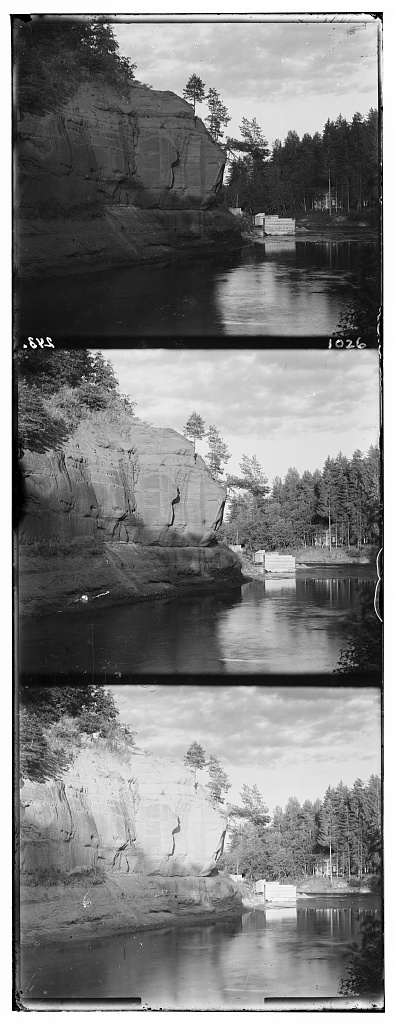
%> input picture Photos/00172v.jpg, 396 x 1024 px
$ octave lab4.m   (GNU Octave 9; MATLAB toolbox functions it lacks are replaced by stand-ins)
%> lines starting %> are read from the running program, lines starting %| are printed output that depends on the picture
### offset.m
function [ imgOffset ] = offset( firstImage, secondImage )
%SHIFT Calculates the offset needed between two images


firstImage = double(firstImage);
secondImage = double(secondImage);

min = inf; %First result must be less than infinity

%Find the smallest offset of all shifts (maximim 10x10)
%by sum of squared difference
for x = -10:10
    for y = -10:10
        temp = circshift(firstImage, [x y]);
        sumSquaredDifferenses = sum(sum((secondImage-temp).^2));
        if sumSquaredDifferenses < min
            min = sumSquaredDifferenses;
            imgOffset = [x y];
        end
    end
end

end

### findOffset.m
function [ imageOffset ] = findOffset( firstImage, secondImage, level )
%PYRAMIDSHIFT Find the offset between two images. If an image is big, the
%offset is found by a smaller version of the image.

%Resize the image to find the shift faster
firstImage = imresize(firstImage, 0.5^level);
secondImage = imresize(secondImage, 0.5^level);

%Find the offset of the smaller image
firstOffset = offset(firstImage, secondImage);
%Multiply the offset by the differense in size
imageOffset = firstOffset*2^level;

end

### lab4.m
% Lab 4 - TNM087
% Petra 謍lin (petoh078)
% January 2015

%% READ IMAGE
clear all
close all
tic
allImages = imread('Photos/00172v.jpg');
%> allImages is the input picture: size 1024x396 uint8; min 0, max 255, mean 127.5

[height, width] = size(allImages);
%> height = 1024; width = 396

%% CROPP
%Find the padding on the right side of the image and assume that the
%padding on the other sides are the same.
corner = allImages(1:height*0.1,1:width*0.1);
edgeImage = edge(corner,'canny', 0.01);

[x, y] = find(edgeImage>mean(edgeImage(:)), 1, 'last');
%> x = 101; y = 38
padding = y;
%> padding = 38

%Cropp the image according to the padding found above.
height = floor(height/3);
%> height = 341
BlueImage = allImages(padding:height-padding,padding:width-padding);
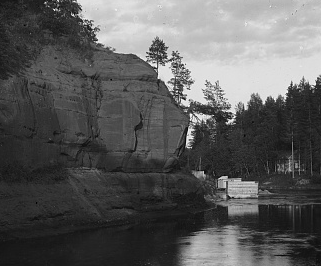
%> BlueImage: size 266x321 uint8; min 0, max 255, mean 90.5
GreenImage = allImages(height+padding:height*2-padding,padding:width-padding);
RedImage = allImages(height*2+padding:height*3-padding,padding:width-padding);


%% ALIGN
%Align the red and blue images to the green channel.

%If the image is big, find how many times (levels) the image must be half
%to become a reasonable size (300 pixels) to find a shift.
level = floor(log2(width/300));
%> level = 0

imgOffsetRed = findOffset(RedImage, GreenImage, level);
%> after the loop in offset, `for x = -10:10`: imgOffset = [10 0]; min = 198141039
%> in findOffset, `firstOffset = offset(firstImage, secondImage);`: firstOffset = [10 0]
%> imgOffsetRed = [10 0]
imgOffsetBlue = findOffset(BlueImage, GreenImage, level);
%> imgOffsetBlue = [-4 0]

newRed = circshift(RedImage, imgOffsetRed);
newBlue = circshift(BlueImage, imgOffsetBlue);
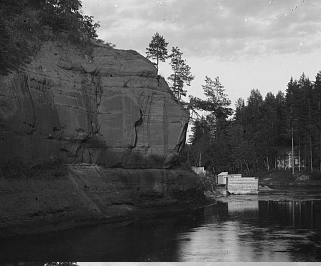
%> newBlue: size 266x321 uint8; min 0, max 255, mean 90.5; mean of the top-left, top-right, bottom-left and bottom-right quarters 88.9, 159.1, 44.5, 69.2

%% RECOMBINE, COLORCORRECT AND RESULT
%Recombine the shifted color channels, without color correction.
rgbImage = cat(3, newRed, GreenImage, newBlue);

%Color correction according to the method "gray world assumption".
%The idea of this method is that the mean of the red, green, and
%blue color channels should be roughly equal.
averageRed = mean(newRed(:));
%> averageRed = 154.6
averageGreen = mean(GreenImage(:));
%> averageGreen = 126.2
averageBlue = mean(newBlue(:));
%> averageBlue = 90.51

%If the three channels are equal nothing needs to be done
if averageRed ~= averageGreen && averageRed ~= averageBlue
    a = averageGreen/averageRed;
%> a = 0.816
    b = averageGreen/averageBlue;
%> b = 1.39

    newRed = a*newRed;
    newBlue = b*newBlue;
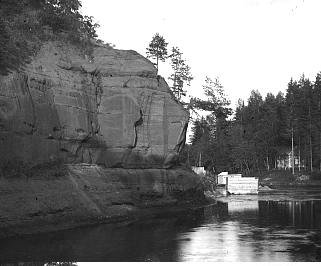
%> newBlue: size 266x321 uint8; min 0, max 255, mean 119.1
end

%Adjust the contrast in all color channels
newRed = imadjust(newRed);
GreenImage = imadjust(GreenImage);
newBlue = imadjust(newBlue);
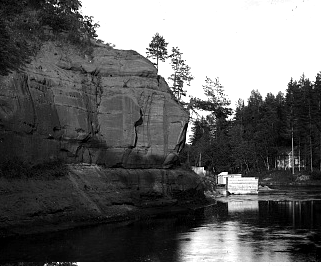
%> newBlue: size 266x321 uint8; min 0, max 255, mean 100.3

%Recombine the shifted color channels, with color correction.
rgbImageColorCorrection = cat(3, newRed, GreenImage, newBlue);


imshowpair(rgbImage, rgbImageColorCorrection, 'montage')
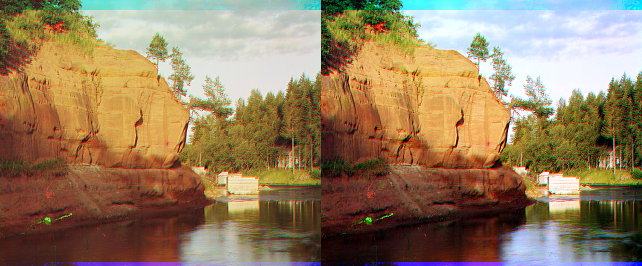
%> displayed picture: size 266x642x3, on the screen's scale of 0 to 255; mean R, G, B 149.4, 125.4, 95.4
toc

$ run again, with Photos/00106v.jpg copied over Photos/00172v.jpg
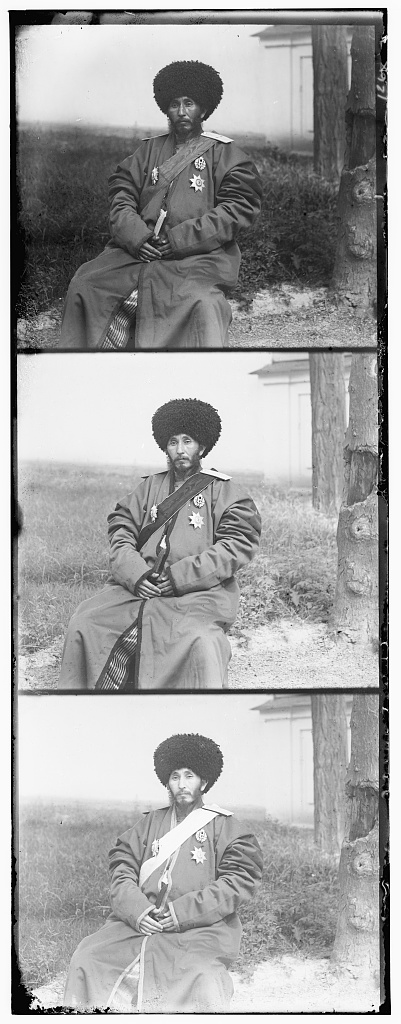
%> input picture Photos/00106v.jpg, 401 x 1024 px
%> allImages is the input picture: size 1024x401 uint8; min 0, max 255, mean 162.5
%> x = 85; y = 39
%> `BlueImage = allImages(padding:height-padding,padding:width-padding);`:
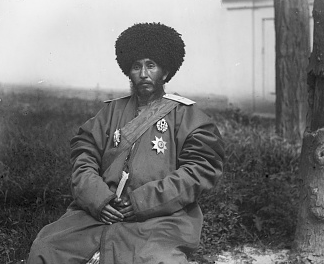
%> BlueImage: size 264x324 uint8; min 0, max 255, mean 118.2
%> after the loop in offset, `for x = -10:10`: imgOffset = [5 -2]; min = 86931021
%> firstOffset = [5 -2]
%> imgOffsetBlue = [-4 -1]
%> averageRed = 184.1
%> averageGreen = 176.4
%> averageBlue = 118.2
%> a = 0.958
%> b = 1.49
%> `imshowpair(rgbImage, rgbImageColorCorrection, 'montage')`:
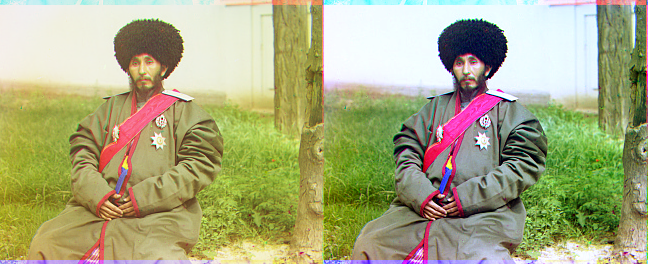
%> displayed picture: size 264x648x3, on the screen's scale of 0 to 255; mean R, G, B 169, 169.3, 127.3

$ run again, with Photos/00963v.jpg copied over Photos/00172v.jpg
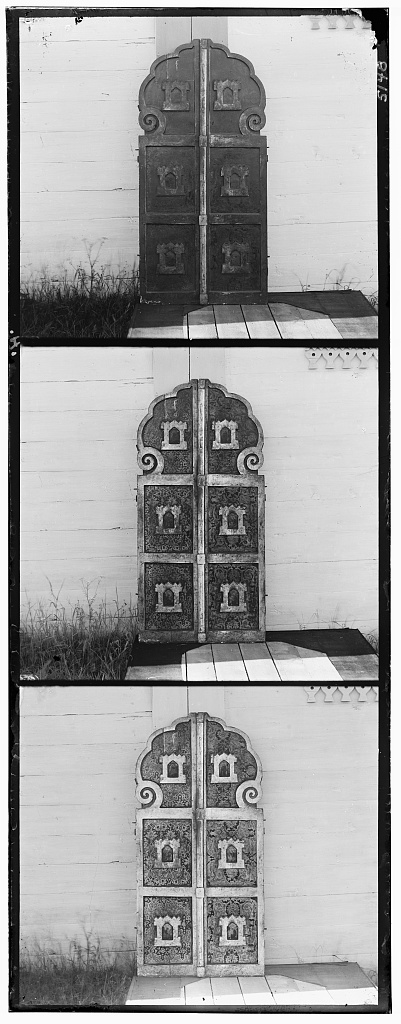
%> input picture Photos/00963v.jpg, 401 x 1024 px
%> allImages is the input picture: size 1024x401 uint8; min 0, max 255, mean 159.3
%> x = 101; y = 39
%> `BlueImage = allImages(padding:height-padding,padding:width-padding);`:
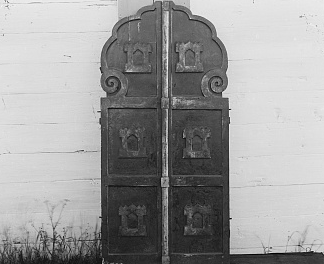
%> BlueImage: size 264x324 uint8; min 0, max 249, mean 155.6
%> after the loop in offset, `for x = -10:10`: imgOffset = [7 1]; min = 133843605
%> firstOffset = [7 1]
%> imgOffsetBlue = [-1 -2]
%> averageRed = 173
%> averageGreen = 157.2
%> averageBlue = 155.6
%> a = 0.908
%> b = 1.01
%> `imshowpair(rgbImage, rgbImageColorCorrection, 'montage')`:
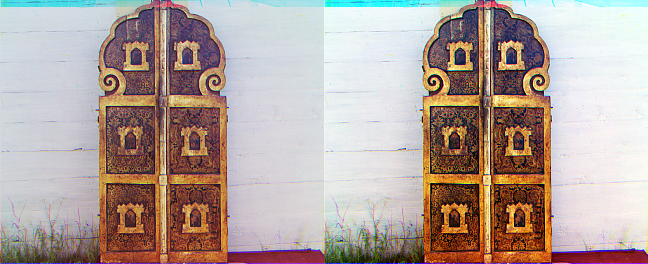
%> displayed picture: size 264x648x3, on the screen's scale of 0 to 255; mean R, G, B 179.2, 163.8, 158

$ run again, with Photos/01043v.jpg copied over Photos/00172v.jpg
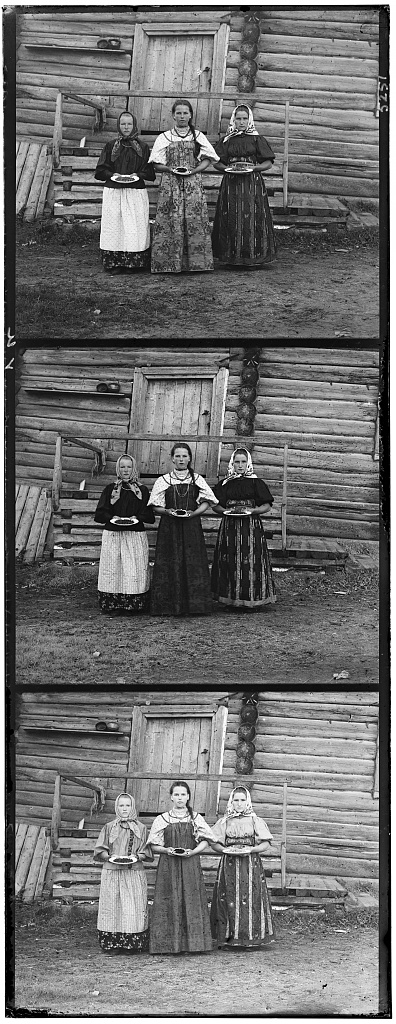
%> input picture Photos/01043v.jpg, 396 x 1024 px
%> allImages is the input picture: size 1024x396 uint8; min 0, max 255, mean 111.5
%> x = 101; y = 38
%> after the loop in offset, `for x = -10:10`: imgOffset = [2 1]; min = 272005804
%> firstOffset = [2 1]
%> imgOffsetBlue = [2 -1]
%> `newBlue = circshift(BlueImage, imgOffsetBlue);`:
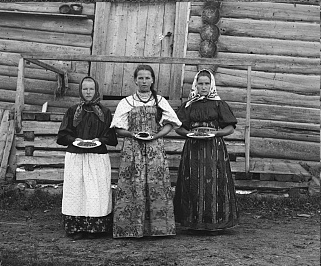
%> newBlue: size 266x321 uint8; min 0, max 255, mean 107; mean of the top-left, top-right, bottom-left and bottom-right quarters 122.3, 128.1, 98.8, 78.7
%> averageRed = 136.3
%> averageGreen = 96.58
%> averageBlue = 107
%> a = 0.709
%> b = 0.903
%> `imshowpair(rgbImage, rgbImageColorCorrection, 'montage')`:
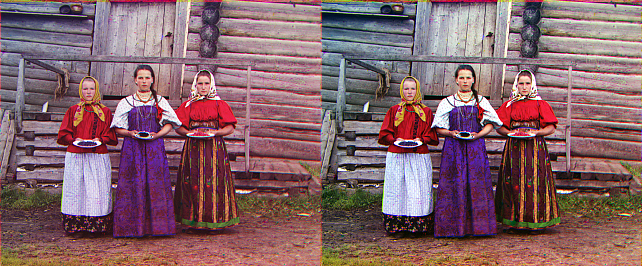
%> displayed picture: size 266x642x3, on the screen's scale of 0 to 255; mean R, G, B 132.4, 99.3, 105.6
